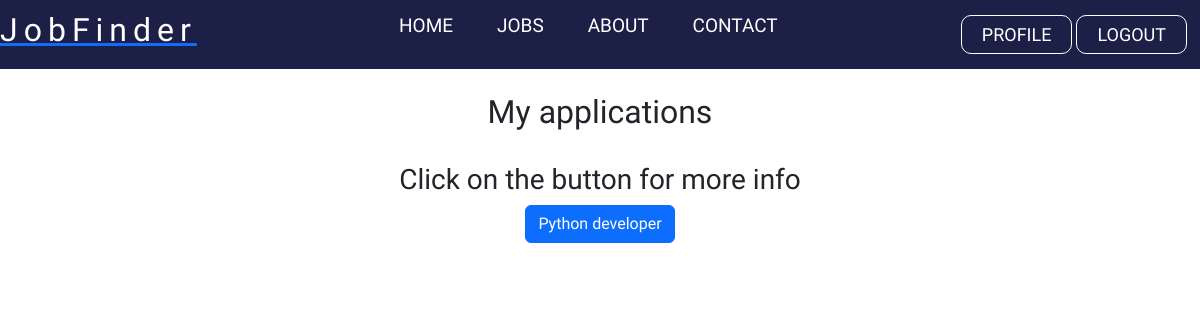
/board (signed in), run on an earlier commit of the app's database.
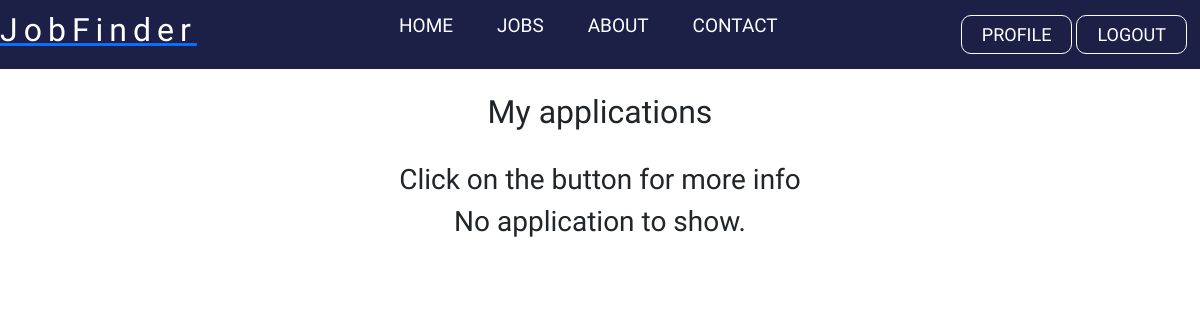
And on a later commit of the database.
### backend/models.py (models this page shows, shortened)
class Application(models.Model):
    job = models.ForeignKey(Job, related_name='applications', on_delete=models.CASCADE, null=True)
    fullName = models.CharField(max_length=100, null=True, blank=True)
    email = models.EmailField()
    introduceYourself = models.TextField(null=True)
    file = models.FileField(null=True)
    created_at = models.DateTimeField(auto_now_add=True, null=True)
    created_by = models.ForeignKey(User, related_name='applications', on_delete=models.CASCADE, null=True)

class Job(models.Model):
    user = models.ForeignKey(User, related_name='useraccount', on_delete=models.CASCADE, null=True, blank=True, editable=False)
    title = models.CharField(max_length=200, null=True, blank=True)
    company = models.CharField(max_length=200, null=True, blank=True)
    jobType = models.CharField(choices=JOB_CHOICES, max_length = 50, null=True, blank=True)
    category = models.CharField(choices=CATEGORY_CHOICES, max_length = 50, null=True, blank=True)
    contractType = models.CharField(choices=CONTRACT_CHOICES, max_length = 50, null=True, blank=True)
    experience = models.CharField(choices=EXPERIENCE_CHOICES, max_length = 50, null=True, blank=True)
    description = RichTextField(blank=True, null=True)
    proglanguage =  models.CharField(max_length=200, null=True, blank=True)
    place = models.CharField(max_length=200, null=True, blank=True)
    salary = models.CharField(max_length=200, null=True, blank=True)
    published = models.DateTimeField(default=timezone.now)
    class Meta:
        ordering = ['-published']

### backend/views.py (the view)
# urls.py: path('board', views.board, name='board'),
@login_required
def board(request):
     return render(request, 'backend/board.html', {'useraccount': request.user.useraccount})

### templates/backend/board.html (shortened to what this page needs)
{% load static%}
{% block content %}
{% include 'navbar.html'%}
<center>
        <br>
        <h2>My applications</h2>
        <br>
        <h3>Click on the button for more info<h3>
        {% for application in request.user.applications.all %}
        <div class="application">
            <a type="button" class="btn btn-primary" href="{% url 'see_applications' application.id %}">{{ application.job.title}}</a>
        </div>
        {% empty %}
        <p>No application to show.</p>
        {% endfor %}
    </center>
      <link href="https://cdn.jsdelivr.net/npm/bootstrap@5.2.0-beta1/dist/css/bootstrap.min.css" rel="stylesheet">
{% endblock %}

What changed in the data, as far as the page shows it:
removed Application: job "Python developer"
Also different on the page:
text now shown: "No application to show."
